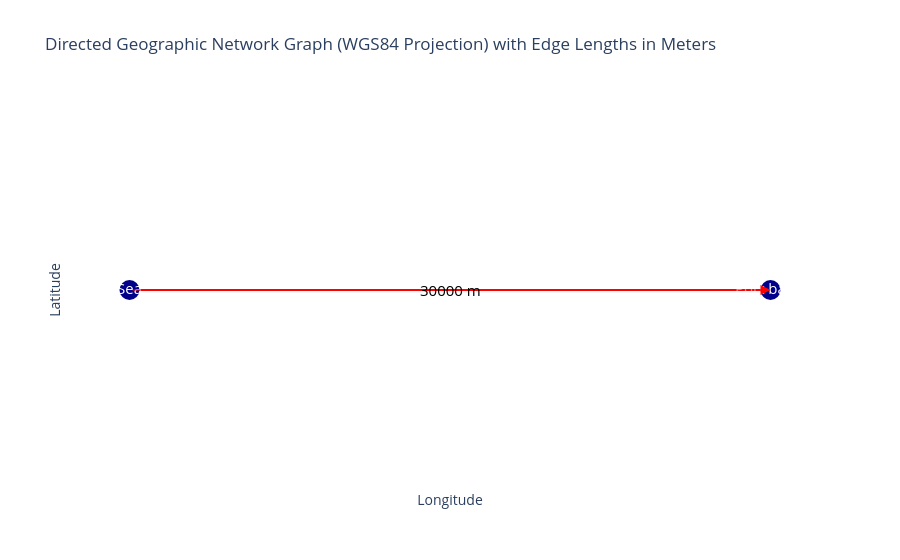

Notebook cell for this chart:
### Code cell
graph.plot()

### Figure 1 — Plotly figure (JSON) as saved in the notebook; plotly's stock layout.template omitted (floating-point values rounded to 4 significant figures)
{"data": [{"hoverinfo": "none", "line": {"color": "red", "width": 2}, "mode": "lines", "type": "scatter", "x": [0, 0.2695], "y": [0, 0]}, {"hoverinfo": "text", "marker": {"color": "darkblue", "size": 20}, "mode": "markers+text", "text": ["Sea", "Port basin"], "textfont": {"color": "white", "size": 15}, "textposition": "middle center", "type": "scatter", "x": [0, 0.2695], "y": [0, 0]}], "layout": {"annotations": [{"arrowcolor": "red", "arrowhead": 2, "arrowsize": 2, "arrowwidth": 1, "ax": 0, "axref": "x", "ay": 0, "ayref": "y", "showarrow": true, "x": 0.2695, "xref": "x", "y": 0, "yref": "y"}, {"font": {"color": "black", "size": 15}, "showarrow": false, "text": "30000 m", "x": 0.1347, "y": 0}], "plot_bgcolor": "white", "showlegend": false, "title": {"text": "Directed Geographic Network Graph (WGS84 Projection) with Edge Lengths in Meters"}, "xaxis": {"showgrid": false, "showticklabels": false, "title": {"text": "Longitude"}, "zeroline": false}, "yaxis": {"showgrid": false, "showticklabels": false, "title": {"text": "Latitude"}, "zeroline": false}}}
